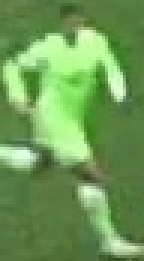
#> input picture output_videos/cropped_image.jpg, 48 x 87 px (shown 3 times larger)
$ jupyter execute color_assignment.ipynb
#> lines starting #> are read from the running program, lines starting #| are printed output that depends on the picture
[cell 1]
import cv2
import matplotlib.pyplot as plt
import numpy as np
from sklearn.cluster import KMeans

[cell 2]
image_path = "../output_videos/cropped_image.jpg"
image = cv2.imread(image_path)
#> image is the input picture: shape (87, 48, 3); mean B, G, R 86, 154, 109.9
image = cv2.cvtColor(image, cv2.COLOR_BGR2RGB)

[cell 3]
plt.imshow(image)
plt.show()

[cell 4]
top_half_image = image[0: int(image.shape[0]/2) , :]
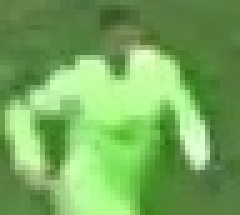
#> top_half_image: shape (43, 48, 3) (shown 5 times larger); mean R, G, B 117.2, 169.4, 91.4
plt.imshow(top_half_image)
plt.show()

[cell 5]
image_2d = top_half_image.reshape(-1,3)
#> image_2d = 2064 rows, first 8: [97, 126, 68], [93, 122, 64], [95, 124, 66], [99, 128, 70], [100, 129, 71], [100, 129, 71], [101, 132, 73], [102, 133, 74]

kmeans = KMeans(n_clusters=2, random_state=0)
kmeans.fit(image_2d)

labels = kmeans.labels_

clustered_image = labels.reshape(top_half_image.shape[0], top_half_image.shape[1])

plt.imshow(clustered_image)
plt.show()
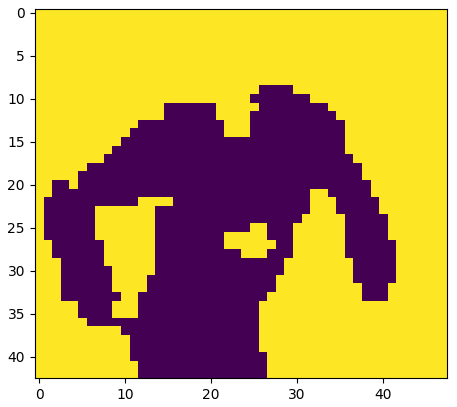
#> figure drawn by matplotlib, 1 panel

[cell 6]
corner_clusters = [clustered_image[0,0], clustered_image[0,-1], clustered_image[-1,0], clustered_image[-1,-1]]
#> corner_clusters = [1, 1, 1, 1]
non_player_cluster = max(set(corner_clusters), key=corner_clusters.count)
#> non_player_cluster = 1
print(non_player_cluster)
#| 1

[cell 7]
player_cluster = 1 - non_player_cluster
#> player_cluster = 0
print(player_cluster)
#| 0

[cell 8]
kmeans.cluster_centers_[player_cluster]
#> Out = [171.1, 235.4, 142.5]
